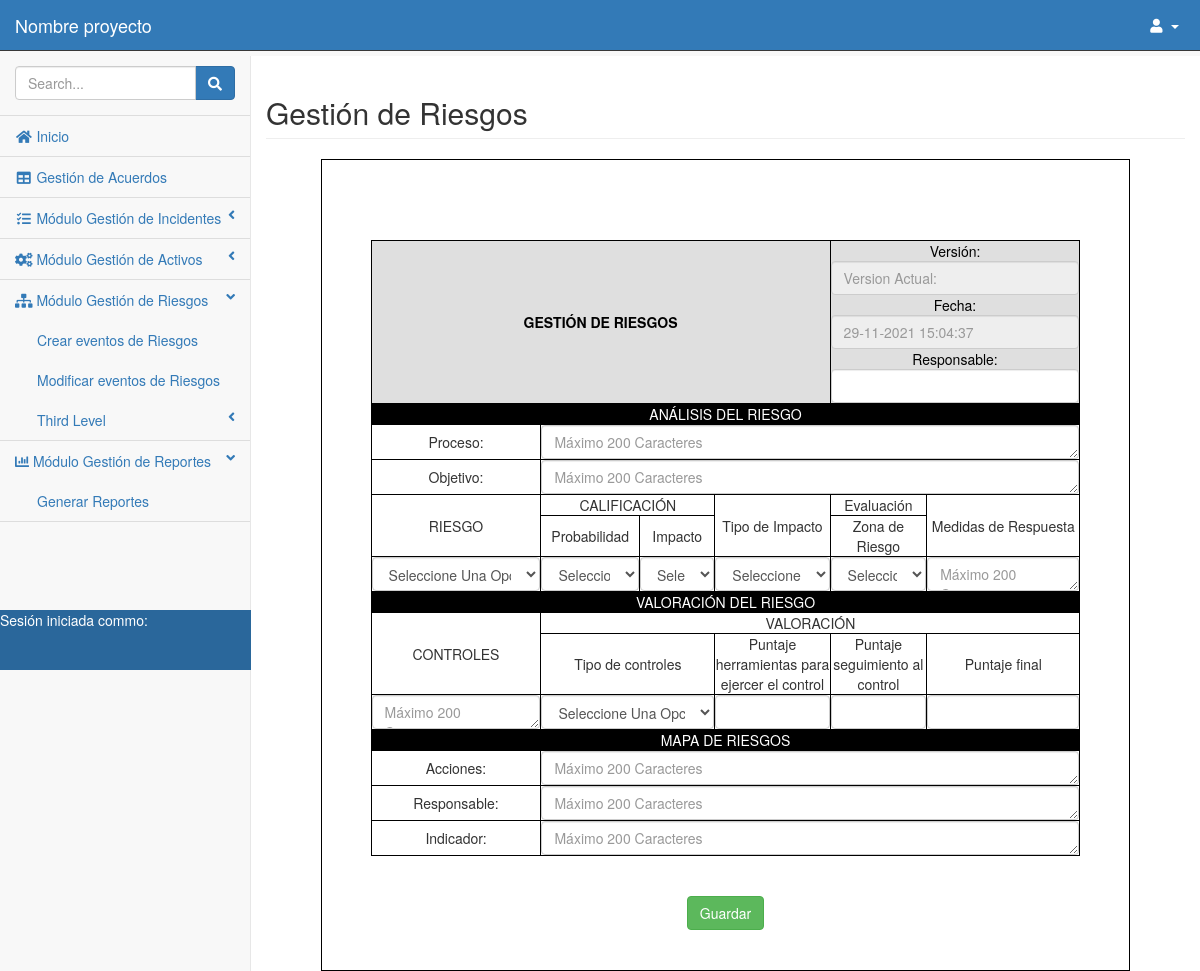
The page /pages/riesgo_crear.php on the database as committed earlier.
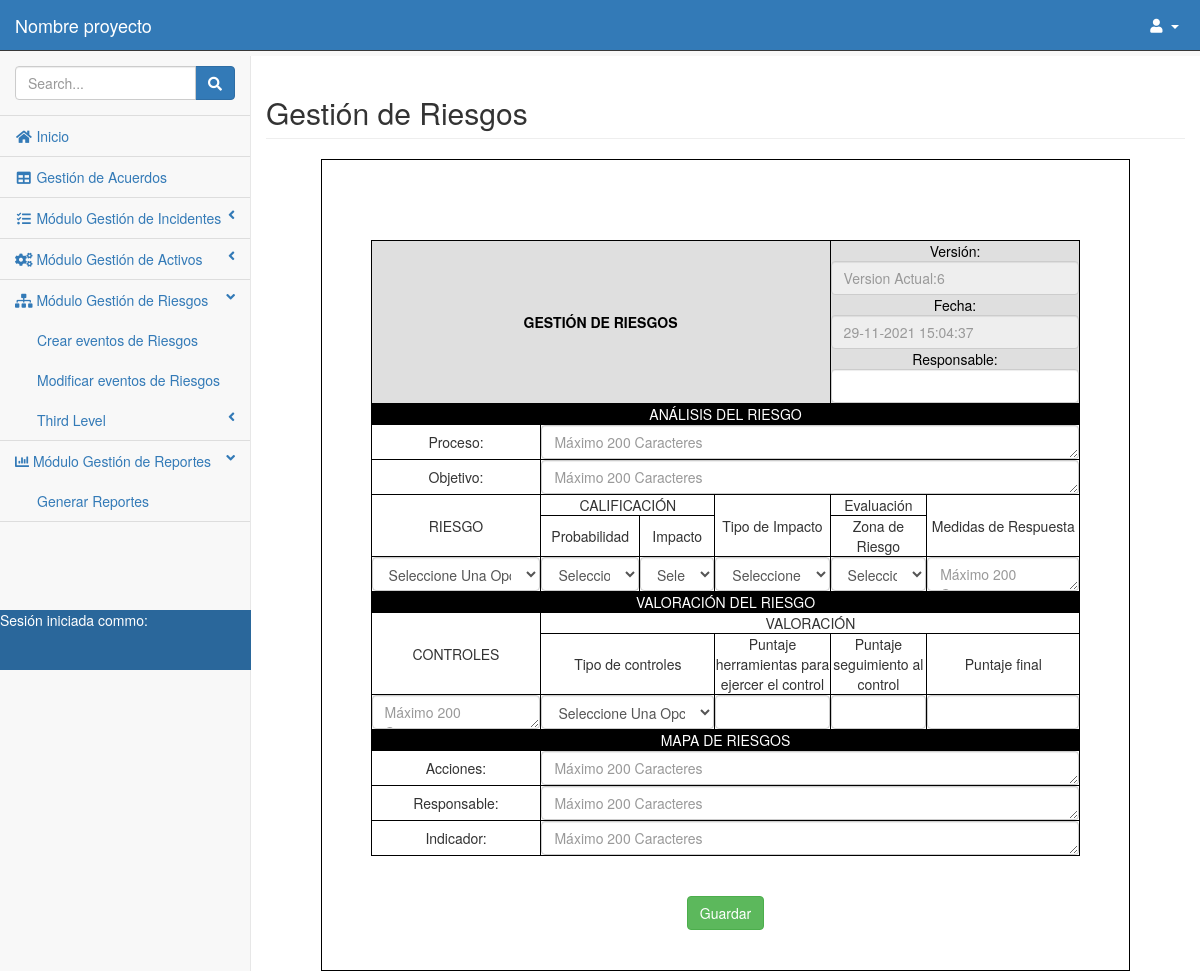
The same page on the database as committed later.
### tables this page shows
CREATE TABLE `gestion_incidente` (
  `id_in` int(11) NOT NULL AUTO_INCREMENT COMMENT 'primary key',
  `codigo_in` varchar(255) DEFAULT NULL,
  `responsable_in` varchar(255) DEFAULT NULL,
  `fecha_r` datetime DEFAULT NULL,
  `nombre_R` varchar(255) DEFAULT NULL,
  `cargo` varchar(255) DEFAULT NULL,
  `cod_emp` varchar(255) DEFAULT NULL,
  `sede` varchar(255) DEFAULT NULL,
  `email_in` varchar(255) DEFAULT NULL,
  `categoria_in` int(255) DEFAULT NULL,
  `tipo_in` varchar(255) DEFAULT NULL,
  `estado` varchar(255) DEFAULT NULL,
  `priorizacion_in` varchar(255) DEFAULT NULL,
  `escalamiento` varchar(255) DEFAULT NULL,
  `lugar` varchar(255) DEFAULT NULL,
  `descripcion_in` varchar(255) DEFAULT NULL,
  `fecha_inc` date DEFAULT NULL,
  `causa_in` varchar(255) DEFAULT NULL,
  `impacto_in` varchar(255) DEFAULT NULL,
  `solu_in` varchar(255) DEFAULT NULL,
  `observaciones` varchar(255) DEFAULT NULL,
  `SN` varchar(255) DEFAULT NULL,
  `marca` varchar(255) DEFAULT NULL,
  `modelo` varchar(255) DEFAULT NULL,
  PRIMARY KEY (`id_in`)
);

### funciones.php (called while the page is built, shortened)
<?php
    function consulta($conexion,$consulta_sql)
    {
            $resultado=$conexion->query($consulta_sql);
        return $resultado;
    }
?>

### pages/riesgo_crear.php (the view, shortened to what the changed rows need)
<?php
    include('../funciones.php');
?>
<!DOCTYPE html>
<html lang="en">
<head>
    <link href="../css/bootstrap.min.css" rel="stylesheet">
    <link href="../css/metisMenu.min.css" rel="stylesheet">
    <link href="../css/startmin.css" rel="stylesheet">
    <link rel="stylesheet" href="../css/style.css">
    <link rel="stylesheet" href="https://use.fontawesome.com/releases/v5.8.1/css/all.css">
</head>
<body>
<div id="wrapper">
<section id="acuerdo">
    <div id="page-wrapper">
        <div class="container-fluid">
            <div class="row">
                <div class="col-lg-12">
                    <h2 class="page-header">Gestión de Riesgos</h2>
                </div>
            </div>
            <div class="cont-b">
        <form >
            <center><div class="cont_inc"><br><br>
                <div class="text_acta">
                    <br><br>
                    <table>
                        <tr class="fondo_sub2">
                            <th colspan="5" style="text-align: center;">GESTIÓN DE RIESGOS
                                <br>
                            </th>
                            <td colspan="3">  Versión:
                                <?php
                                    $miconexion=conectar_bd("",'bd_ciberseguridad');
                                    $guardado=consulta($miconexion,"SELECT * FROM `gestion_incidente` ");
                                    $fila = $guardado->fetch_object();
                                    $valor=$fila->id_in;
                                ?>
                                  <input id="version_i" name="version_riesgo" type="text" class="form-control3" placeholder='<?php echo "version actual:".$valor; ?>' disabled>
                                      Fecha:
                                      <?php
                                        $fechaActual = date('d-m-Y H:i:s');
                                        ?>
                                      <input id="fecha_r" name="fecha_actual"  class="form-control3" placeholder='<?php echo $fechaActual; ?>' disabled >
                                Responsable:
                                <input id="resp_i" name="resp_i2" type="text" class="form-control3" required>
                            </td>
                        </tr>
                    </table>
                    <br><br>
                    <br><br>
                    </div>
                </div></center>
        </form>
        </div>
        </div>
    </div>
</section>
<br>
<br>
        </div>
    </body>
</html>

Rows that differ between the two databases and show on the page:
added gestion_incidente: version_riesgo "version actual:6"
